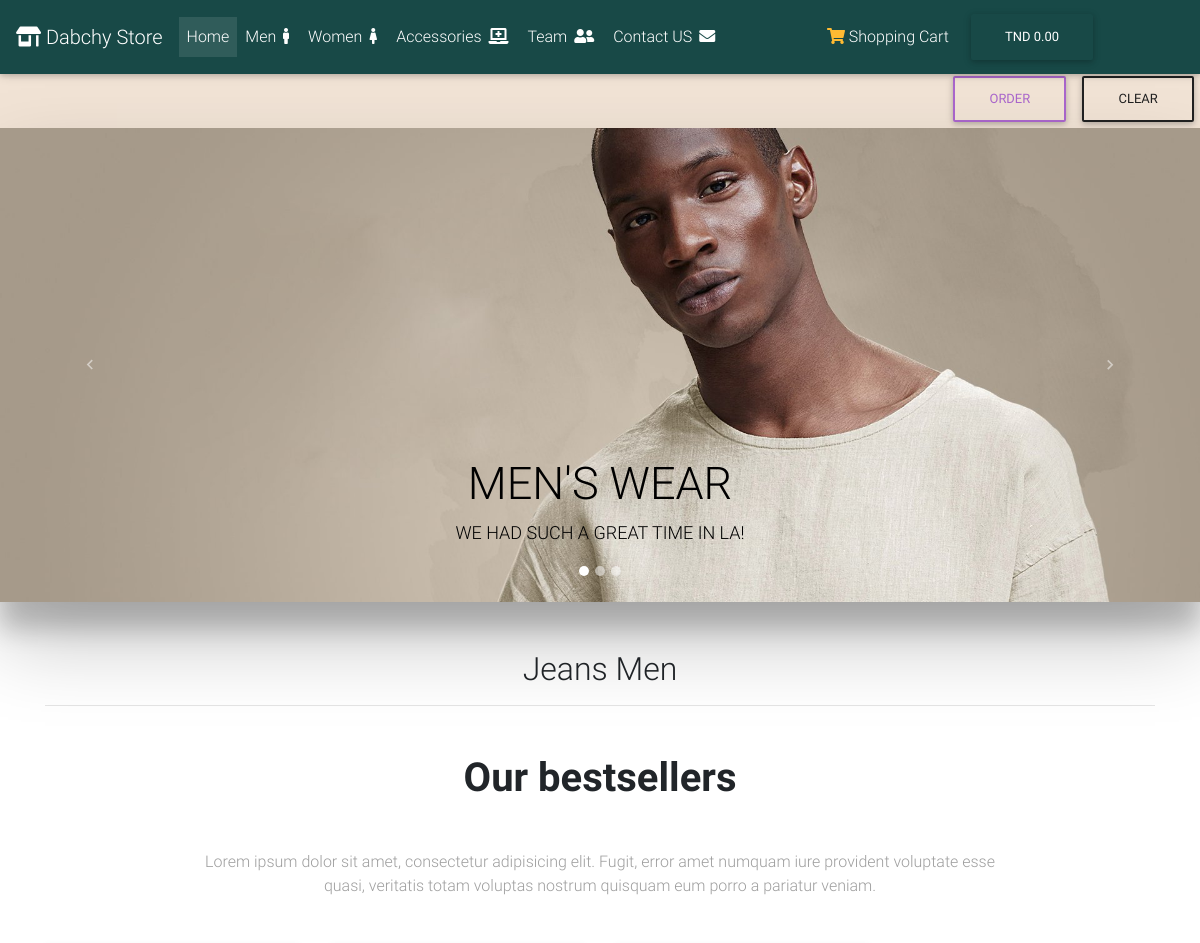
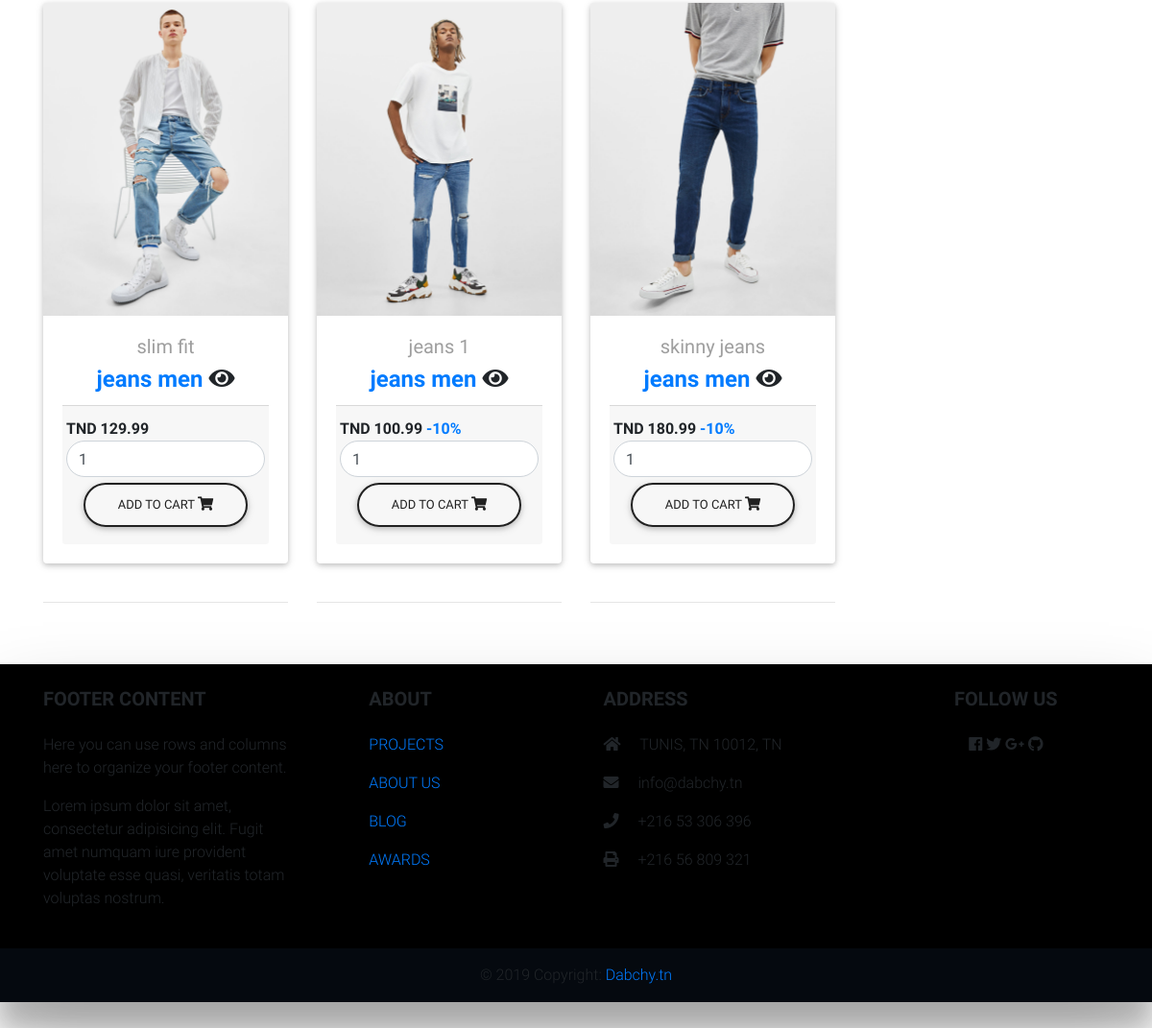
Page /jeans_men.php on the committed database (2 pictures, top to bottom).
### tables this page shows
CREATE TABLE IF NOT EXISTS `tbl_product` (
  `id` int(11) NOT NULL,
  `name` varchar(255) NOT NULL,
  `image` varchar(255) NOT NULL,
  `price` double(10,2) NOT NULL,
  `cathegories` varchar(20) DEFAULT NULL,
  `type` varchar(20) DEFAULT NULL,
  `balance` varchar(10) DEFAULT NULL,
  `quantity` int(11) DEFAULT NULL
);

### fetch_jeans_men.php (the view, shortened to what this page needs)
<!DOCTYPE html>
<html>
<head>
  <link rel="stylesheet" href="https://use.fontawesome.com/releases/v5.7.0/css/all.css">
    <link href="MDBootstrap/css/bootstrap.min.css" rel="stylesheet">
    <link href="MDBootstrap/css/mdb.min.css" rel="stylesheet">
    <link href="MDBootstrap/css/style.css" rel="stylesheet">
</head>
<body>
   <section class="text-center my-5">
  <h2 class="h1-responsive font-weight-bold text-center my-5 ">Our bestsellers</h2>
  <p class="grey-text text-center w-responsive mx-auto mb-5 ">Lorem ipsum dolor sit amet, consectetur
    adipisicing elit. Fugit, error amet numquam iure provident voluptate esse quasi, veritatis totam voluptas
    nostrum quisquam eum porro a pariatur veniam.</p>
</body>
</html>
<div class="row">
<?php
include('database_connection.php');
$query = "SELECT * FROM tbl_product where cathegories='men' and type='jeans'  ORDER BY id DESC";
$statement = $connect->prepare($query);
if($statement->execute())
{
  $result = $statement->fetchAll();
  $output = '';
  foreach($result as $k)
  {
    $output .= '
<div class="col-lg-3 col-md-6 mb-lg-0 mb-4">
      <div class="card card-cascade narrower card-ecommerce example hoverable">
        <div class="view view-cascade overlay ">
          <img src="img/'.$k["image"].'"" class="card-img-top"
            >
          <a>
            <div class="mask rgba-white-slight"></div>
          </a>
        </div>
        <div class="card-body card-body-cascade text-center">
          <a href="" class="grey-text">
            <h5 id="name'.$k["id"].'">'.$k["name"].'</h5>
            <input type="hidden" name="hidden_name" id="name'.$k["id"].'" value="'.$k["name"].'" />
          </a>
          <h4 class="card-title">
            <strong>
              <a href="">'.$k["type"].'</a>
              <a href="">'.$k["cathegories"].'</a>
              <i class="fas fa-eye" data-toggle="modal" data-target="#exampleModalCenter"></i>
            </strong>
          </h4>
          <div class="card-footer px-1">
            <span class="float-left font-weight-bold">
              <strong>TND '.$k["price"] .'</strong>
              <a href="">'.$k["balance"].'</a>
              <input type="hidden" name="hidden_price" id="price'.$k["id"].'" value="'.$k["price"].'" />
            </span>
            <div>
            <input type="text"  name="quantity" id="quantity' . $k["id"] .'" class="form-control rounded-pill example hoverable" value="1" />
            <button type="button" name="add_to_cart" id="'.$k["id"].'" class="btn btn-outline-dark  add_to_cart rounded-pill example hoverable">Add to Cart <i class="fas fa-shopping-cart"></i></button>
            </div>
          </div>
        </div>
      </div>
      <br>
      <hr>
    </div>
    ';
  }
  echo $output;
}
?>
</div>

### rows in the picture
tbl_product: image (picture), name "slim fit", type "jeans", cathegories "men", price "129.99"
tbl_product: image (picture), name "jeans 1", type "jeans", cathegories "men", price "100.99", balance "-10%"
tbl_product: image (picture), name "skinny jeans", type "jeans", cathegories "men", price "180.99", balance "-10%"
